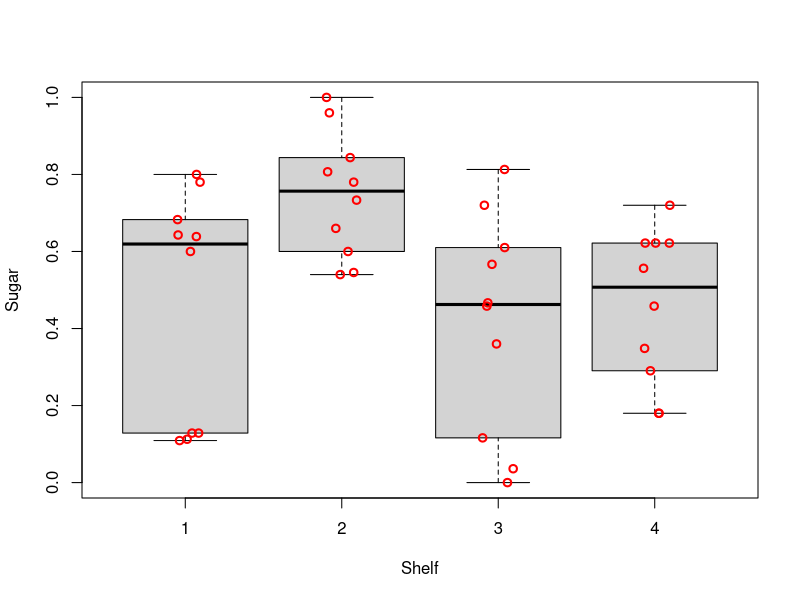
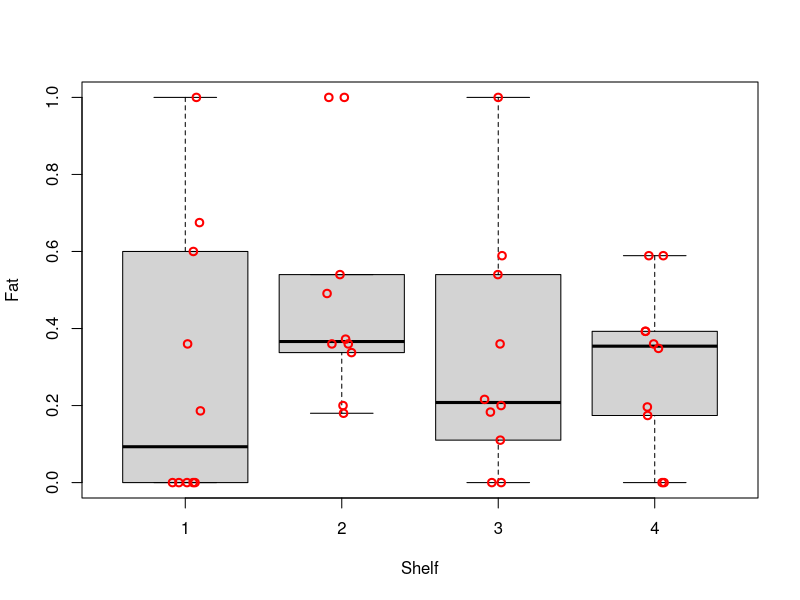
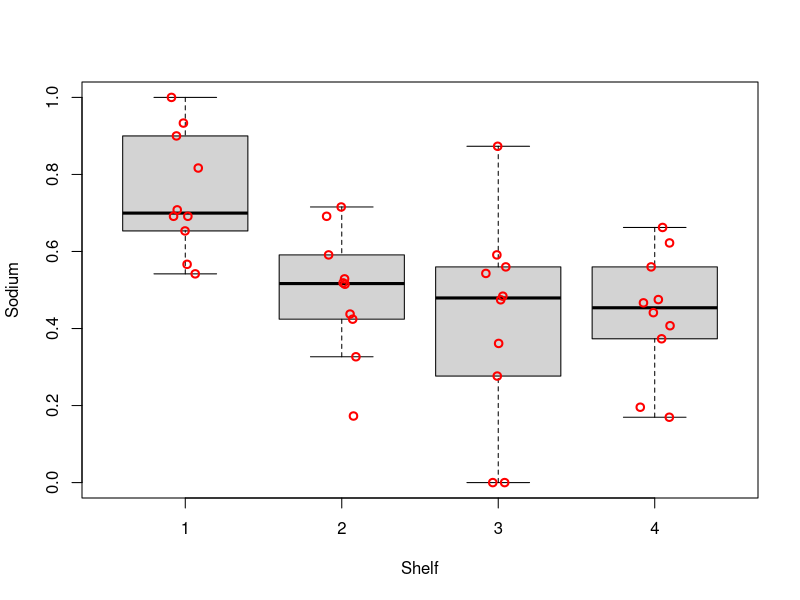
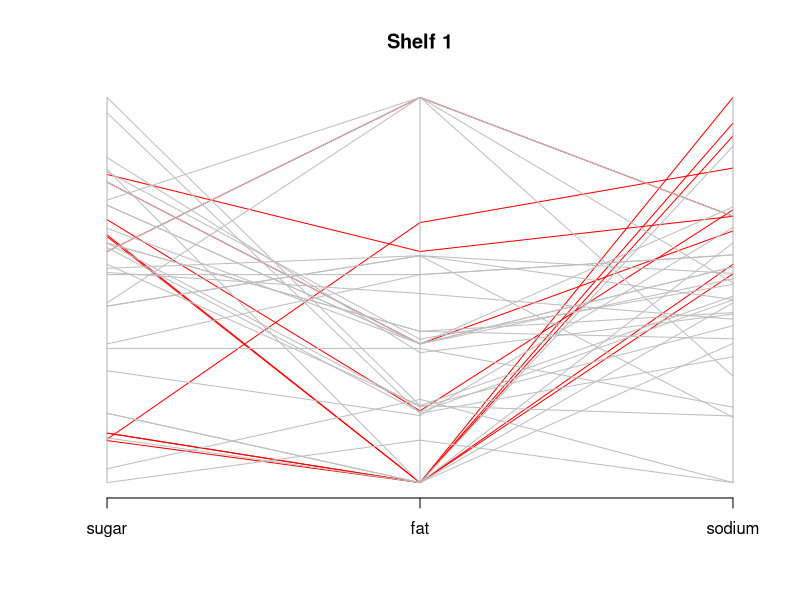
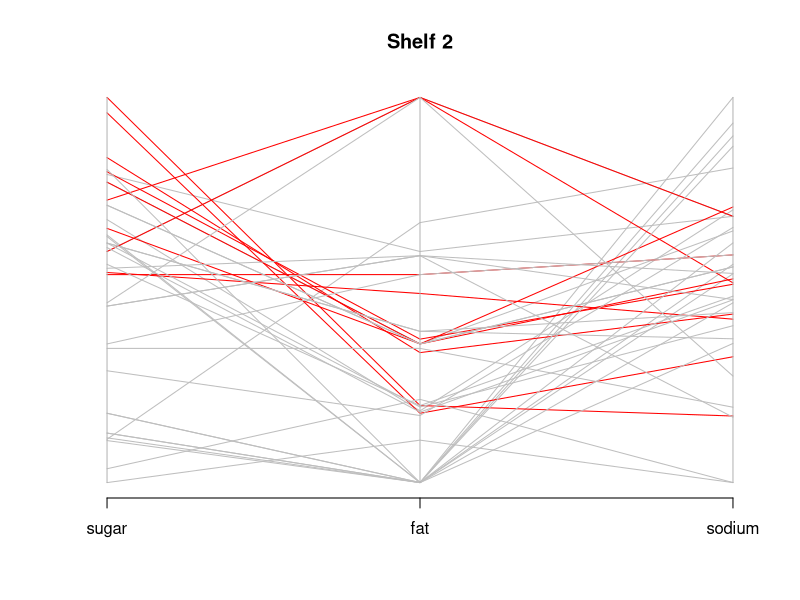
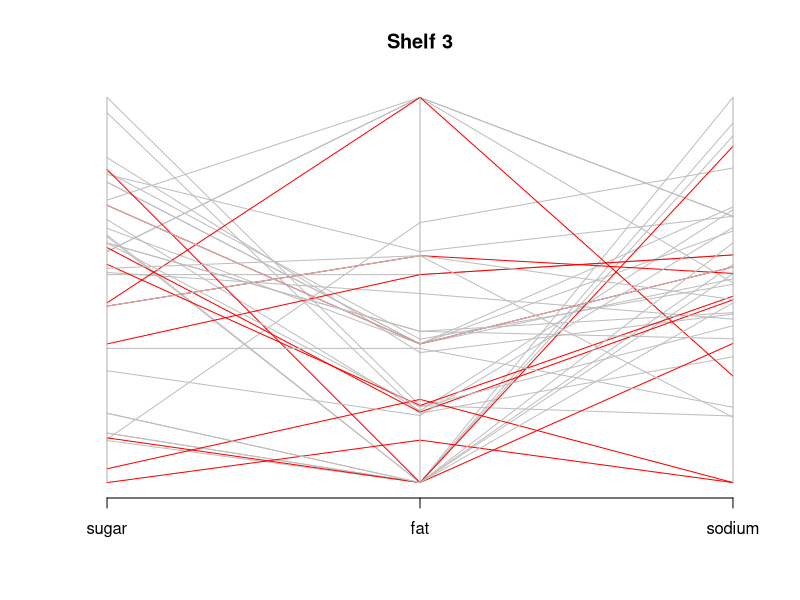
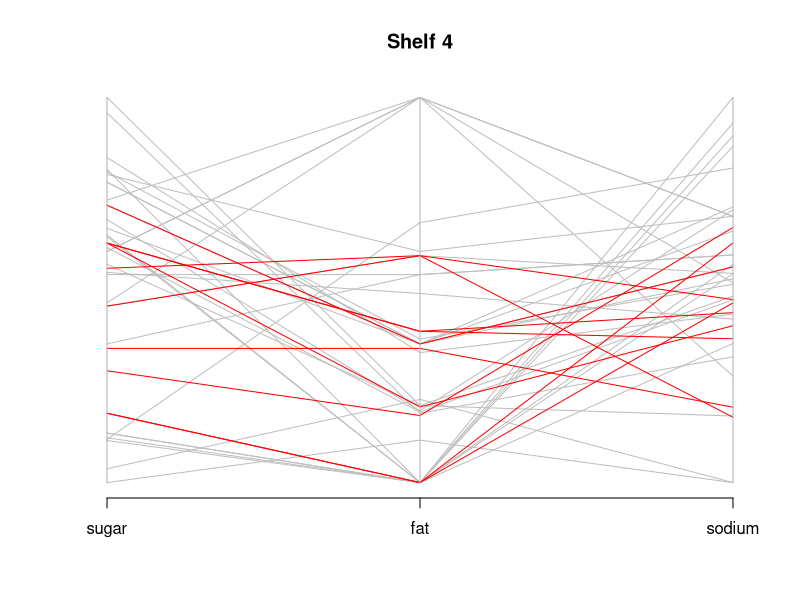
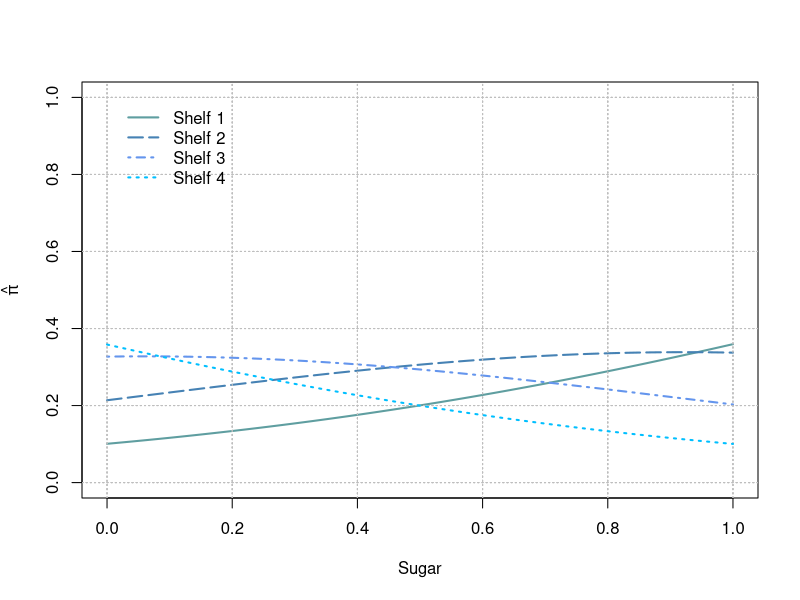

Reproduce these figures in R, in order. (Note: this script raises an error after producing the figures.)
## ---- chunk 1
library(tidyverse)
library(patchwork)
library(ggplot2)
library(MASS)
library(car)
## ---- chunk 2
cereal <- read_csv('../data/short-questions/cereal_dillons.csv')
## ---- chunk 3

standardize <- function (x) { (x - min(x))/( max(x) - min(x)) }

rescaled_cereal <- cereal %>%
  dplyr::mutate(sugar = standardize(sugar_g/size_g),
                fat = standardize(fat_g/size_g),
                sodium = standardize(sodium_mg/size_g)) 

## ---- chunk 4
boxplot(formula=sugar ~ Shelf, data=rescaled_cereal, ylab="Sugar",
        xlab="Shelf", pars=list(outpch =NA))
stripchart(x=rescaled_cereal$sugar ~ rescaled_cereal$Shelf, lwd=2, col="red",
           method="jitter", vertical=TRUE ,pch=1, add=TRUE)

boxplot(formula=fat ~ Shelf, data=rescaled_cereal, ylab="Fat",
        xlab="Shelf", pars=list(outpch =NA))
stripchart(x=rescaled_cereal$fat ~ rescaled_cereal$Shelf, lwd=2, col="red",
           method="jitter", vertical=TRUE, pch=1, add=TRUE)

boxplot(formula=sodium ~ Shelf, data=rescaled_cereal, ylab="Sodium",
        xlab="Shelf", pars=list(outpch =NA))
stripchart(x=rescaled_cereal$sodium ~ rescaled_cereal$Shelf, lwd=2, col="red",
           method="jitter", vertical=TRUE, pch=1, add=TRUE)
## ---- chunk 5

is1 <- ifelse(rescaled_cereal$Shelf==1,"red","grey")
is2 <- ifelse(rescaled_cereal$Shelf==2,"red","grey")
is3 <- ifelse(rescaled_cereal$Shelf==3,"red","grey")
is4 <- ifelse(rescaled_cereal$Shelf==4,"red","grey")

MASS::parcoord(x = rescaled_cereal[,8:10], col = is1, main = "Shelf 1")
MASS::parcoord(x = rescaled_cereal[,8:10], col = is2, main = "Shelf 2")
MASS::parcoord(x = rescaled_cereal[,8:10], col = is3, main = "Shelf 3")
MASS::parcoord(x = rescaled_cereal[,8:10], col = is4, main = "Shelf 4")


## ---- chunk 6
rescaled_cereal$Shelf.order <- factor(rescaled_cereal$Shelf, levels = c(1,2,3,4))
model_cereal_shelves_linear    <- polr(formula = Shelf.order ~ sugar + fat + sodium, 
                                       data = rescaled_cereal, method = "logistic")

model_cereal_shelves_quadratic <- polr(formula = Shelf.order ~ sugar + fat + sodium +
                                                          sugar:fat +
                                                          fat:sodium +
                                                          sodium:sugar +
                                                          sugar:fat:sodium, 
                                       data = rescaled_cereal, method = "logistic")
## ---- chunk 7
lrt_cereal_main_effects <- Anova(model_cereal_shelves_linear)
lrt_cereal_main_effects
## ---- chunk 8
lrt_cereal_quadratic_effects <- Anova(model_cereal_shelves_quadratic)
lrt_cereal_quadratic_effects
## ---- chunk 9
## we can also use nominal_test() to check whether 
## the ordinal logistic regression as constructed is valid or not.

## taken from live session 4 solutions

#refit prop odds model using ordinal package to allow use of nomial_test function
lrt_cereal_main_effects2 <- ordinal::clm(Shelf.order ~  fat + sodium + sugar, 
                                         data = rescaled_cereal)
ordinal::nominal_test(lrt_cereal_main_effects2)
## ---- chunk 10
size   <- 28
# rescaled

sugar_scaled_data <- rescaled_cereal$sugar_g/rescaled_cereal$size_g
fat_scaled_data <-  rescaled_cereal$fat_g/rescaled_cereal$size_g
sodium_scaled_data <-  rescaled_cereal$sodium_mg/rescaled_cereal$size_g
  
sugar  <- ((12/size) - min(sugar_scaled_data)) / 
  (max(sugar_scaled_data) - min(sugar_scaled_data))

fat    <- ((0.5/size) - min(fat_scaled_data)) / 
  (max(fat_scaled_data) - min(fat_scaled_data))

sodium <- ((130/size) - min(sodium_scaled_data)) / 
  (max(sodium_scaled_data) - min(sodium_scaled_data))

predict.data <- data.frame(sugar  = sugar,
                           fat    = fat,
                           sodium = sodium)

aj_shelf_probs <- predict(object = model_cereal_shelves_linear,
                          newdata = predict.data, type = "probs")
aj_shelf_probs

predict(object = model_cereal_shelves_linear,
                          newdata = predict.data, type = "class")
## ---- chunk 11

# Create plotting area first to make sure get the whole region with respect to x-axis
curve(expr = predict(object = model_cereal_shelves_linear, 
                     newdata = data.frame(sodium = mean(rescaled_cereal$sodium), 
                                          sugar = x,
                                          fat = mean(rescaled_cereal$fat)), 
                     type = "probs")[,1], 
      ylab = expression(hat(pi)), xlab = "Sugar",
      xlim = c(min(rescaled_cereal$sugar), max(rescaled_cereal$sugar)), 
      ylim = c(0,1), col = "#5F9EA0", lty = "solid", lwd = 2, n = 1000,
      panel.first = grid(col = "gray", lty = "dotted"))

curve(expr = predict(object = model_cereal_shelves_linear, 
                     newdata = data.frame(sodium = mean(rescaled_cereal$sodium), 
                                          sugar = x,
                                          fat = mean(rescaled_cereal$fat)), 
                     type = "probs")[,2], 
      ylab = expression(hat(pi)), xlab = "Sugar",
      xlim = c(min(rescaled_cereal$sugar), max(rescaled_cereal$sugar)), 
      ylim = c(0,1), col = "#4682B4", lty = "longdash", lwd = 2, n = 1000,
      add = TRUE, panel.first = grid(col = "gray", lty = "dotted"))


curve(expr = predict(object = model_cereal_shelves_linear,
                     newdata = data.frame(sodium = mean(rescaled_cereal$sodium), 
                                          sugar = x,
                                          fat = mean(rescaled_cereal$fat)), 
                     type = "probs")[,3], 
      ylab = expression(hat(pi)), xlab = "Sugar",
      xlim = c(min(rescaled_cereal$sugar), max(rescaled_cereal$sugar)), 
      ylim = c(0,1), col = "#6495ED", lty = "dotdash", lwd = 2, n = 1000,
      add = TRUE, panel.first = grid(col = "gray", lty = "dotted"))

curve(expr = predict(object = model_cereal_shelves_linear, 
                     newdata = data.frame(sodium = mean(rescaled_cereal$sodium), 
                                          sugar = x,
                                          fat = mean(rescaled_cereal$fat)), 
                     type = "probs")[,4], 
      ylab = expression(hat(pi)), xlab = "Sugar",
      xlim = c(min(rescaled_cereal$sugar), max(rescaled_cereal$sugar)), 
      ylim = c(0,1),col = "#00BFFF", lty = "dotted", lwd = 2, n = 1000,
      add = TRUE, panel.first = grid(col = "gray", lty = "dotted"))


legend(x = .01, y = 1, legend=c("Shelf 1", "Shelf 2", "Shelf 3", "Shelf 4"), 
       lty=c("solid","longdash","dotdash", "dotted"),
       col=c("#5F9EA0","#4682B4","#6495ED", "#00BFFF"), bty="n", lwd = c(2,2,2,2))
## ---- chunk 12

c.value   <- apply(X = rescaled_cereal[,8:10], MARGIN = 2, FUN = sd)
print("Using 1 standard deviation as c unit of change:")
c.value

print("Odds ratios")
odds_ratios <- round(exp(c.value * (-model_cereal_shelves_linear$coefficients)), 2)
odds_ratios

print("LR Confidence Intervals")
conf.beta   <- confint(object = model_cereal_shelves_linear, level = 0.95)
ci <- exp(c.value * (-conf.beta))
round (data.frame (low = 1/ci[,1] , up = 1/ci[ ,2]) , 2)

## ---- chunk 13
drinks <- read_csv('../data/short-questions/DeHartSimplified.csv')
## ---- chunk 14

